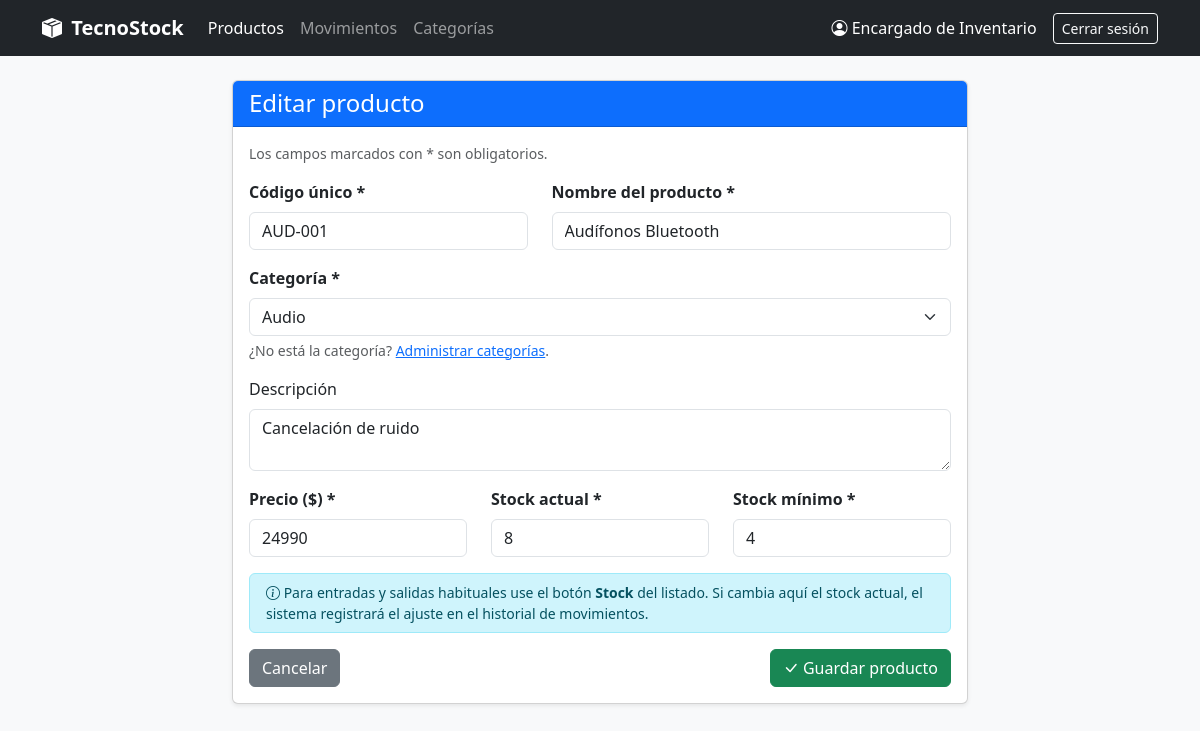
The page /producto_formulario.php?id=3 (signed in) on the database its author committed.
### tables this page shows
CREATE TABLE producto (
    id_producto  INT AUTO_INCREMENT PRIMARY KEY,
    codigo       VARCHAR(50)   NOT NULL,
    nombre       VARCHAR(150)  NOT NULL,
    descripcion  TEXT,
    precio       DECIMAL(10,2) NOT NULL DEFAULT 0,
    stock_actual INT           NOT NULL DEFAULT 0,
    stock_minimo INT           NOT NULL DEFAULT 0,
    estado       TINYINT(1)    NOT NULL DEFAULT 1 COMMENT '0 = desactivado (no se elimina físicamente)',
    id_categoria INT           NOT NULL,
    CONSTRAINT uq_producto_codigo   UNIQUE (codigo),                  
    CONSTRAINT chk_producto_precio  CHECK (precio >= 0),              
    CONSTRAINT chk_producto_stock   CHECK (stock_actual >= 0),        
    CONSTRAINT chk_producto_minimo  CHECK (stock_minimo >= 0),
    CONSTRAINT chk_producto_estado  CHECK (estado IN (0, 1)),
    CONSTRAINT fk_producto_categoria FOREIGN KEY (id_categoria)
        REFERENCES categoria (id_categoria)
        ON UPDATE CASCADE ON DELETE RESTRICT
);

CREATE TABLE categoria (
    id_categoria INT AUTO_INCREMENT PRIMARY KEY,
    nombre       VARCHAR(100) NOT NULL,
    descripcion  TEXT,
    estado       TINYINT(1)   NOT NULL DEFAULT 1,
    CONSTRAINT uq_categoria_nombre UNIQUE (nombre),
    CONSTRAINT chk_categoria_estado CHECK (estado IN (0, 1))
);

### includes/funciones.php (called while the page is built, shortened)
<?php
function e($valor): string
{
    return htmlspecialchars((string) ($valor ?? ''), ENT_QUOTES, 'UTF-8');
}

### producto_formulario.php (the view, shortened to what this page needs)
<?php
require_once __DIR__ . '/includes/funciones.php';
$id_producto = isset($_GET['id']) ? (int) $_GET['id'] : 0;
$es_edicion  = $id_producto > 0;
$producto = [
    'codigo' => '', 'nombre' => '', 'descripcion' => '', 'precio' => '',
    'stock_actual' => '', 'stock_minimo' => '', 'id_categoria' => '',
];
if ($es_edicion) {
    $stmt = $pdo->prepare('SELECT * FROM producto WHERE id_producto = ? AND estado = 1');
    $stmt->execute([$id_producto]);
    $encontrado = $stmt->fetch();
    $producto       = $encontrado;
}
$stmt_cat = $pdo->prepare('SELECT id_categoria, nombre FROM categoria WHERE estado = 1 OR id_categoria = ? ORDER BY nombre');
$stmt_cat->execute([(int) ($producto['id_categoria'] ?: 0)]);
$categorias = $stmt_cat->fetchAll();
require __DIR__ . '/includes/header.php';
?>
<div class="row justify-content-center">
    <div class="col-lg-8">
        <div class="card shadow-sm">
            <div class="card-header bg-primary text-white">
                <h4 class="mb-0"><?= $es_edicion ? 'Editar producto' : 'Registrar nuevo producto' ?></h4>
            </div>
            <div class="card-body">
                <form method="POST" action="" id="form-producto" novalidate>
                    <p class="small text-muted">Los campos marcados con * son obligatorios.</p>
                    <div class="row">
                        <div class="col-md-5 mb-3">
                            <label for="codigo" class="form-label fw-bold">Código único *</label>
                            <input type="text" id="codigo" name="codigo" class="form-control text-uppercase"
                                   value="<?= e($producto['codigo']) ?>" maxlength="50" pattern="[A-Za-z0-9\-]{2,50}"
                                   placeholder="Ej: PER-003" required>
                        </div>
                        <div class="col-md-7 mb-3">
                            <label for="nombre" class="form-label fw-bold">Nombre del producto *</label>
                            <input type="text" id="nombre" name="nombre" class="form-control"
                                   value="<?= e($producto['nombre']) ?>" maxlength="150" required>
                        </div>
                    </div>
                    <div class="mb-3">
                        <label for="id_categoria" class="form-label fw-bold">Categoría *</label>
                        <select id="id_categoria" name="id_categoria" class="form-select" required>
                            <?php foreach ($categorias as $c): ?>
                                <option value="<?= (int) $c['id_categoria'] ?>" <?= (int) $producto['id_categoria'] === (int) $c['id_categoria'] ? 'selected' : '' ?>>
                                    <?= e($c['nombre']) ?>
                                </option>
                            <?php endforeach; ?>
                        </select>
                        <div class="form-text">¿No está la categoría? <a href="categorias.php">Administrar categorías</a>.</div>
                    </div>
                    <div class="mb-3">
                        <label for="descripcion" class="form-label">Descripción</label>
                        <textarea id="descripcion" name="descripcion" class="form-control" rows="2" maxlength="1000"><?= e($producto['descripcion']) ?></textarea>
                    </div>
                    <div class="row">
                        <div class="col-md-4 mb-3">
                            <label for="precio" class="form-label fw-bold">Precio ($) *</label>
                            <input type="number" id="precio" name="precio" step="1" min="0" class="form-control"
                                   value="<?= e($producto['precio'] === '' ? '' : (float) $producto['precio']) ?>" required>
                        </div>
                        <div class="col-md-4 mb-3">
                            <label for="stock_actual" class="form-label fw-bold">Stock actual *</label>
                            <input type="number" id="stock_actual" name="stock_actual" step="1" min="0" class="form-control"
                                   value="<?= e($producto['stock_actual']) ?>" required>
                        </div>
                        <div class="col-md-4 mb-3">
                            <label for="stock_minimo" class="form-label fw-bold">Stock mínimo *</label>
                            <input type="number" id="stock_minimo" name="stock_minimo" step="1" min="0" class="form-control"
                                   value="<?= e($producto['stock_minimo']) ?>" required>
                        </div>
                    </div>
                    <?php if ($es_edicion): ?>
                        <div class="alert alert-info small py-2">
                            <i class="bi bi-info-circle"></i> Para entradas y salidas habituales use el botón <strong>Stock</strong> del listado.
                            Si cambia aquí el stock actual, el sistema registrará el ajuste en el historial de movimientos.
                        </div>
                    <?php endif; ?>
                    <div class="d-flex justify-content-between mt-3">
                        <a href="index.php" class="btn btn-secondary">Cancelar</a>
                        <button type="submit" class="btn btn-success"><i class="bi bi-check-lg"></i> Guardar producto</button>
                    </div>
                </form>
            </div>
        </div>
    </div>
</div>
<?php require __DIR__ . '/includes/footer.php'; ?>

### rows shown on the page
producto: codigo "AUD-001", nombre "Audífonos Bluetooth", id_categoria "Audio", descripcion "Cancelación de ruido", precio "24990", stock_actual "8", stock_minimo "4"

### other values the page prints
$_SESSION['usuario_nombre'] "Encargado de Inventario"
